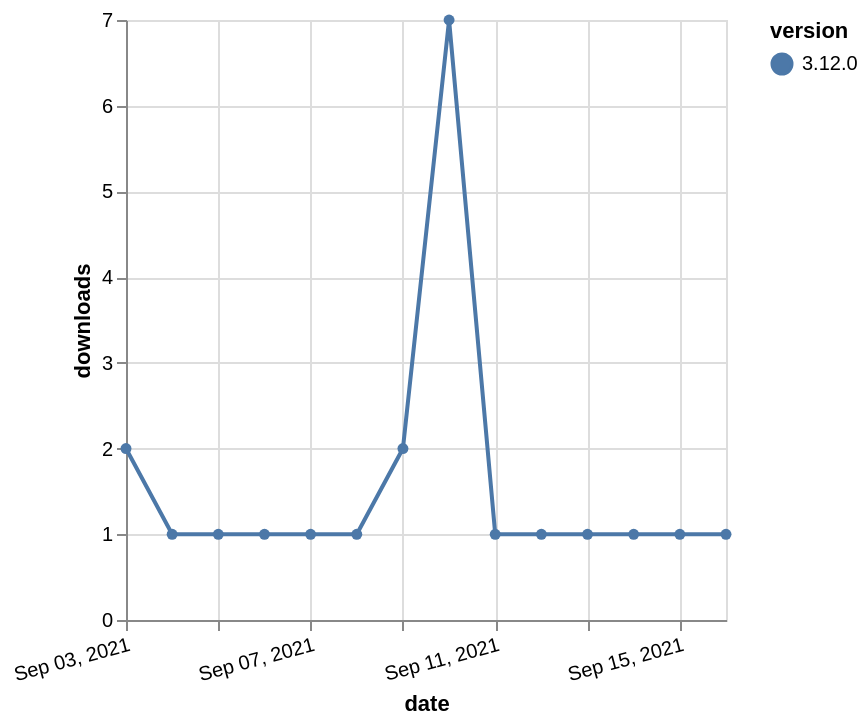

Vega-Lite specification for this chart:
### Vega-Lite specification from a JSON file in a GitHub repository (floating-point values rounded to 4 significant figures)
{"$schema": "https://vega.github.io/schema/vega-lite/v5.json", "description": "A simple bar chart with embedded data.", "data": {"values": [{"date": "2021-09-03", "total": 529, "delta": 2, "version": "3.12.0"}, {"date": "2021-09-04", "total": 530, "delta": 1, "version": "3.12.0"}, {"date": "2021-09-05", "total": 531, "delta": 1, "version": "3.12.0"}, {"date": "2021-09-06", "total": 532, "delta": 1, "version": "3.12.0"}, {"date": "2021-09-07", "total": 533, "delta": 1, "version": "3.12.0"}, {"date": "2021-09-08", "total": 534, "delta": 1, "version": "3.12.0"}, {"date": "2021-09-09", "total": 536, "delta": 2, "version": "3.12.0"}, {"date": "2021-09-10", "total": 543, "delta": 7, "version": "3.12.0"}, {"date": "2021-09-11", "total": 544, "delta": 1, "version": "3.12.0"}, {"date": "2021-09-12", "total": 545, "delta": 1, "version": "3.12.0"}, {"date": "2021-09-13", "total": 546, "delta": 1, "version": "3.12.0"}, {"date": "2021-09-14", "total": 547, "delta": 1, "version": "3.12.0"}, {"date": "2021-09-15", "total": 548, "delta": 1, "version": "3.12.0"}, {"date": "2021-09-16", "total": 549, "delta": 1, "version": "3.12.0"}]}, "width": "container", "mark": {"type": "line", "point": {"filled": true}}, "encoding": {"x": {"field": "date", "type": "temporal", "timeUnit": "yearmonthdate", "title": "date", "axis": {"labelAngle": -15}}, "y": {"field": "delta", "type": "quantitative", "title": "downloads"}, "color": {"field": "version", "type": "nominal"}, "tooltip": {"field": "delta"}}}
